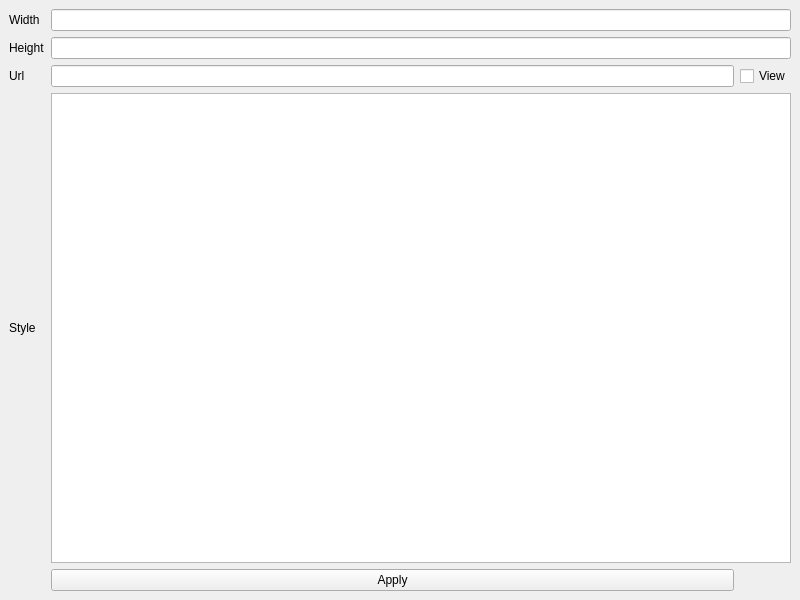
<?xml version="1.0" encoding="UTF-8"?>
<ui version="4.0">
 <class>MainWindow</class>
 <widget class="QMainWindow" name="MainWindow">
  <property name="geometry">
   <rect>
    <x>0</x>
    <y>0</y>
    <width>800</width>
    <height>600</height>
   </rect>
  </property>
  <property name="windowTitle">
   <string>MainWindow</string>
  </property>
  <property name="windowOpacity">
   <double>0.500000000000000</double>
  </property>
  <widget class="QWidget" name="centralwidget">
   <layout class="QGridLayout" name="gridLayout">
    <item row="0" column="0">
     <widget class="QLabel" name="labelWidth">
      <property name="text">
       <string>Width</string>
      </property>
     </widget>
    </item>
    <item row="0" column="1" colspan="2">
     <widget class="QLineEdit" name="lineEditWidth">
      <property name="inputMask">
       <string/>
      </property>
     </widget>
    </item>
    <item row="1" column="0">
     <widget class="QLabel" name="labelHeight">
      <property name="text">
       <string>Height</string>
      </property>
     </widget>
    </item>
    <item row="1" column="1" colspan="2">
     <widget class="QLineEdit" name="lineEditHeight"/>
    </item>
    <item row="2" column="0">
     <widget class="QLabel" name="labelUrl">
      <property name="text">
       <string>Url</string>
      </property>
     </widget>
    </item>
    <item row="2" column="1">
     <widget class="QLineEdit" name="lineEditUrl">
      <property name="inputMask">
       <string/>
      </property>
      <property name="text">
       <string/>
      </property>
      <property name="echoMode">
       <enum>QLineEdit::Password</enum>
      </property>
     </widget>
    </item>
    <item row="2" column="2">
     <widget class="QCheckBox" name="checkBoxUrlView">
      <property name="text">
       <string>View</string>
      </property>
     </widget>
    </item>
    <item row="3" column="0">
     <widget class="QLabel" name="labelStyle">
      <property name="text">
       <string>Style</string>
      </property>
     </widget>
    </item>
    <item row="3" column="1" colspan="2">
     <widget class="QPlainTextEdit" name="plainTextEditStyle"/>
    </item>
    <item row="4" column="1">
     <widget class="QPushButton" name="pushButtonApply">
      <property name="text">
       <string>Apply</string>
      </property>
     </widget>
    </item>
   </layout>
  </widget>
 </widget>
 <resources/>
 <connections/>
</ui>
